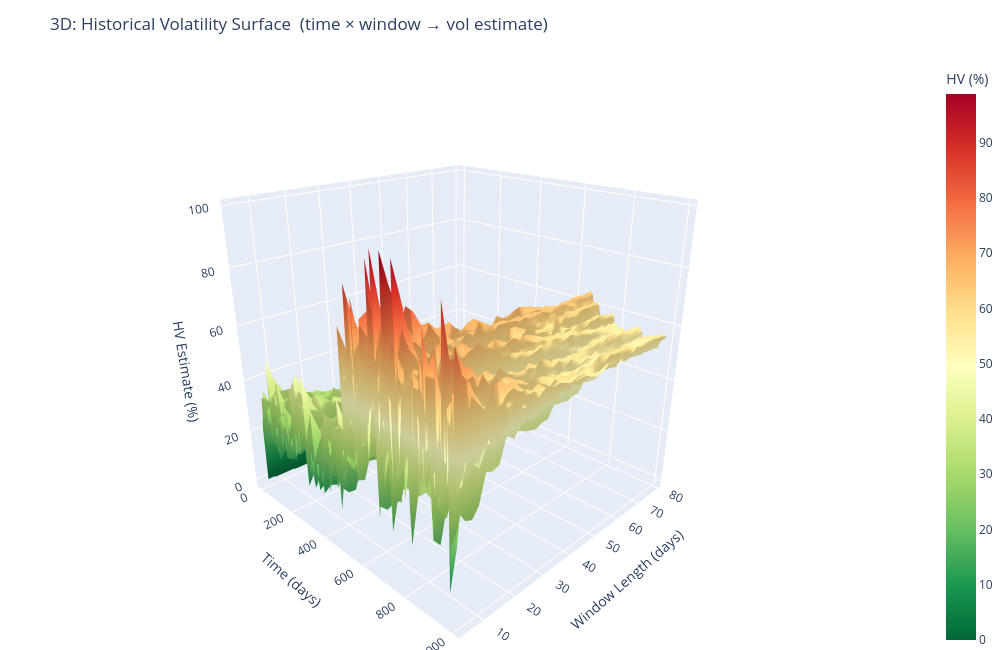

Write notebook code for a chart like this one.
### Code cell
# ── Plotly 3D: HV estimate surface — time × window ───────────────────────────
win_range  = np.arange(5, 80, 2)
vol_surface = np.zeros((len(win_range), n_days))

for i, w in enumerate(win_range):
    hv = hist_vol(log_rets, w)
    vol_surface[i, :] = np.nan_to_num(hv * 100, nan=0.0)

# Downsample time axis for a smoother surface (every 5th day)
t_ds  = t[::5]
vs_ds = vol_surface[:, ::5]
W_3d, T_3d = np.meshgrid(win_range, t_ds, indexing='ij')

fig = go.Figure(go.Surface(
    x=T_3d, y=W_3d, z=vs_ds,
    colorscale='RdYlGn',
    reversescale=True,
    colorbar=dict(title='HV (%)'),
    hovertemplate='Day=%{x}<br>Window=%{y}d<br>Vol=%{z:.1f}%<extra></extra>',
))
fig.update_layout(
    title='3D: Historical Volatility Surface  (time × window → vol estimate)',
    scene=dict(
        xaxis_title='Time (days)',
        yaxis_title='Window Length (days)',
        zaxis_title='HV Estimate (%)',
        camera=dict(eye=dict(x=1.5, y=-1.5, z=0.9)),
        bgcolor='white',
    ),
    height=650, width=1000,
    margin=dict(l=0, r=0, t=60, b=0),
)
fig.show()

# ── 2D: RMSE vs window length ─────────────────────────────────────────────────
rmse_list = []
for w in win_range:
    hv    = hist_vol(log_rets, w) * 100
    valid = ~np.isnan(hv)
    rmse_list.append(np.sqrt(np.mean((hv[valid] - true_ann[valid])**2)))

best_w = win_range[np.argmin(rmse_list)]
plt.figure(figsize=(10, 4))
plt.plot(win_range, rmse_list, color='steelblue', linewidth=2)
plt.axvline(best_w, color='red', linestyle='--', label=f'Optimal window = {best_w}d')
plt.xlabel('Window Length (days)')
plt.ylabel('RMSE vs True Vol (%)')
plt.title('Historical Vol: RMSE vs Window Length')
plt.legend()
plt.tight_layout()
plt.show()
print(f'Optimal window: {best_w} days  |  RMSE: {min(rmse_list):.3f}%')

### Figure 1 — Plotly figure (JSON) as saved in the notebook; plotly's stock layout.template omitted (floating-point values rounded to 4 significant figures; data arrays with more than 128 entries replaced by an {"elided": "..."} marker saying what was removed)
{"data": [{"colorbar": {"title": {"text": "HV (%)"}}, "colorscale": [[0, "rgb(165,0,38)"], [0.1, "rgb(215,48,39)"], [0.2, "rgb(244,109,67)"], [0.3, "rgb(253,174,97)"], [0.4, "rgb(254,224,139)"], [0.5, "rgb(255,255,191)"], [0.6, "rgb(217,239,139)"], [0.7, "rgb(166,217,106)"], [0.8, "rgb(102,189,99)"], [0.9, "rgb(26,152,80)"], [1, "rgb(0,104,55)"]], "hovertemplate": "Day=%{x}<br>Window=%{y}d<br>Vol=%{z:.1f}%<extra></extra>", "reversescale": true, "type": "surface", "x": {"elided": "38x200 int values"}, "y": {"elided": "38x200 int values"}, "z": {"elided": "38x200 float values"}}], "layout": {"height": 650, "margin": {"b": 0, "l": 0, "r": 0, "t": 60}, "scene": {"bgcolor": "white", "camera": {"eye": {"x": 1.5, "y": -1.5, "z": 0.9}}, "xaxis": {"title": {"text": "Time (days)"}}, "yaxis": {"title": {"text": "Window Length (days)"}}, "zaxis": {"title": {"text": "HV Estimate (%)"}}}, "title": {"text": "3D: Historical Volatility Surface  (time × window → vol estimate)"}, "width": 1000}}
